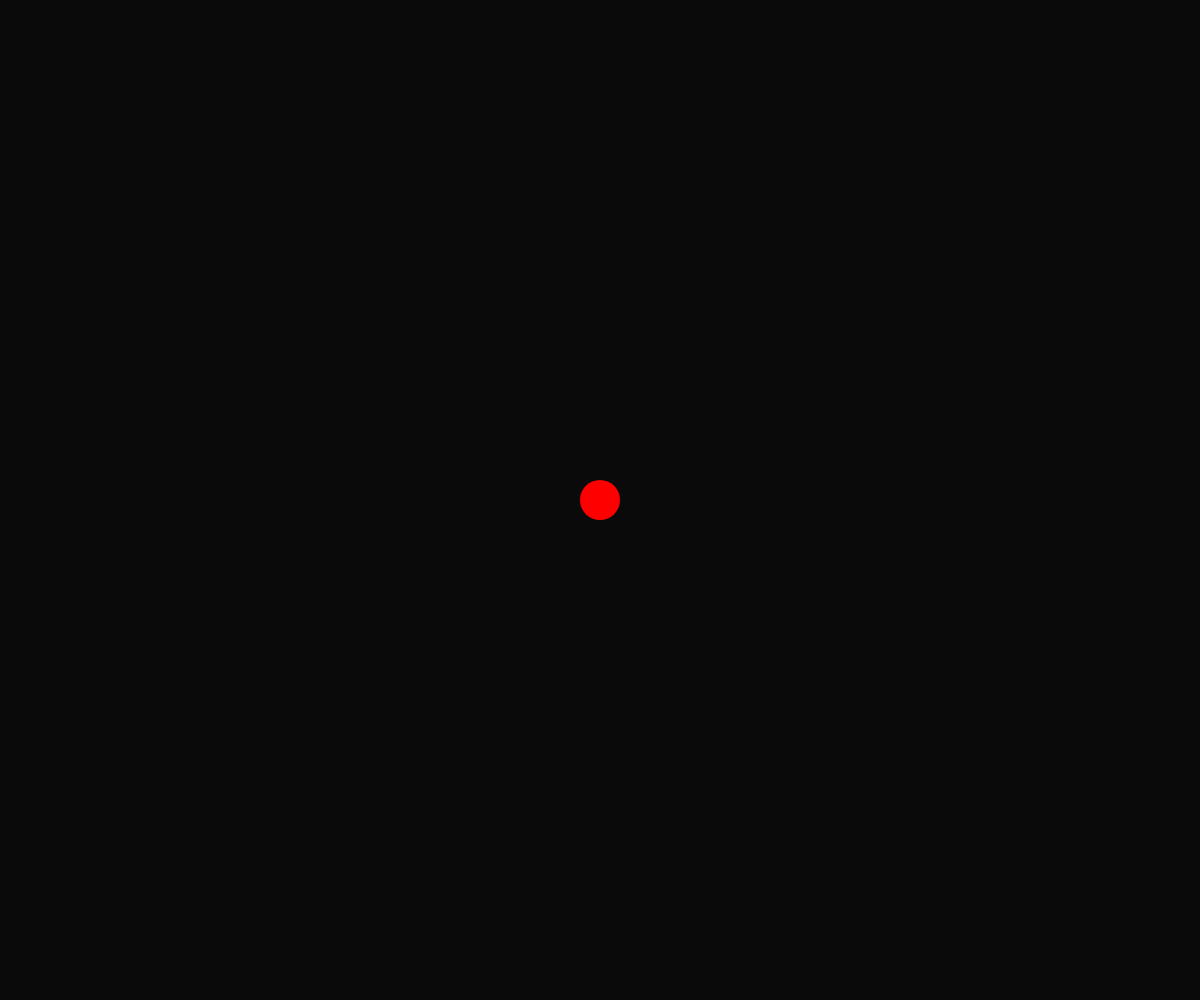
Frame 1 (no input)
Frame 60 (no input): identical to frame 1, image omitted
Frame 120 (the mouse pressed at the canvas centre since frame 60): identical to frame 1, image omitted

The p5.js sketch that drew this single still picture (run headless with seeded random() and noise() and a simulated clock; from frame 60 on, the mouse is pressed at the canvas centre):

// p5.js sketch
// ── sketch.js
function Player() {
  this.x = windowWidth/2;
  this.y = windowHeight/2;
  this.r = 20;
  this.xvel = 0;
  this.yvel = 0;
  this.draw = function() {
    push();
    fill(255, 0, 0);
    noStroke();
    ellipse(this.x, this.y, 2*this.r, 2*this.r);
    pop();
  }
  this.simulate = function() {
    this.x += this.xvel;
    this.y += this.yvel;
  }
}

var player;

function setup() {
  createCanvas(windowWidth, windowHeight);
  player = new Player();
}

function draw() {
  background(10);
  player.draw();
  player.simulate();
}

function keyPressed() {
  switch(keyCode) {
    case UP_ARROW: player.yvel = -5; break;
  }
}

function keyReleased() {
  switch(keyCode) {
    case UP_ARROW: player.yvel = 0; break;
  }
}

// ── style.css
body {
  background: #111;
  margin: 0px 0px 0px 0px;
}

canvas {
  display: block;
}
